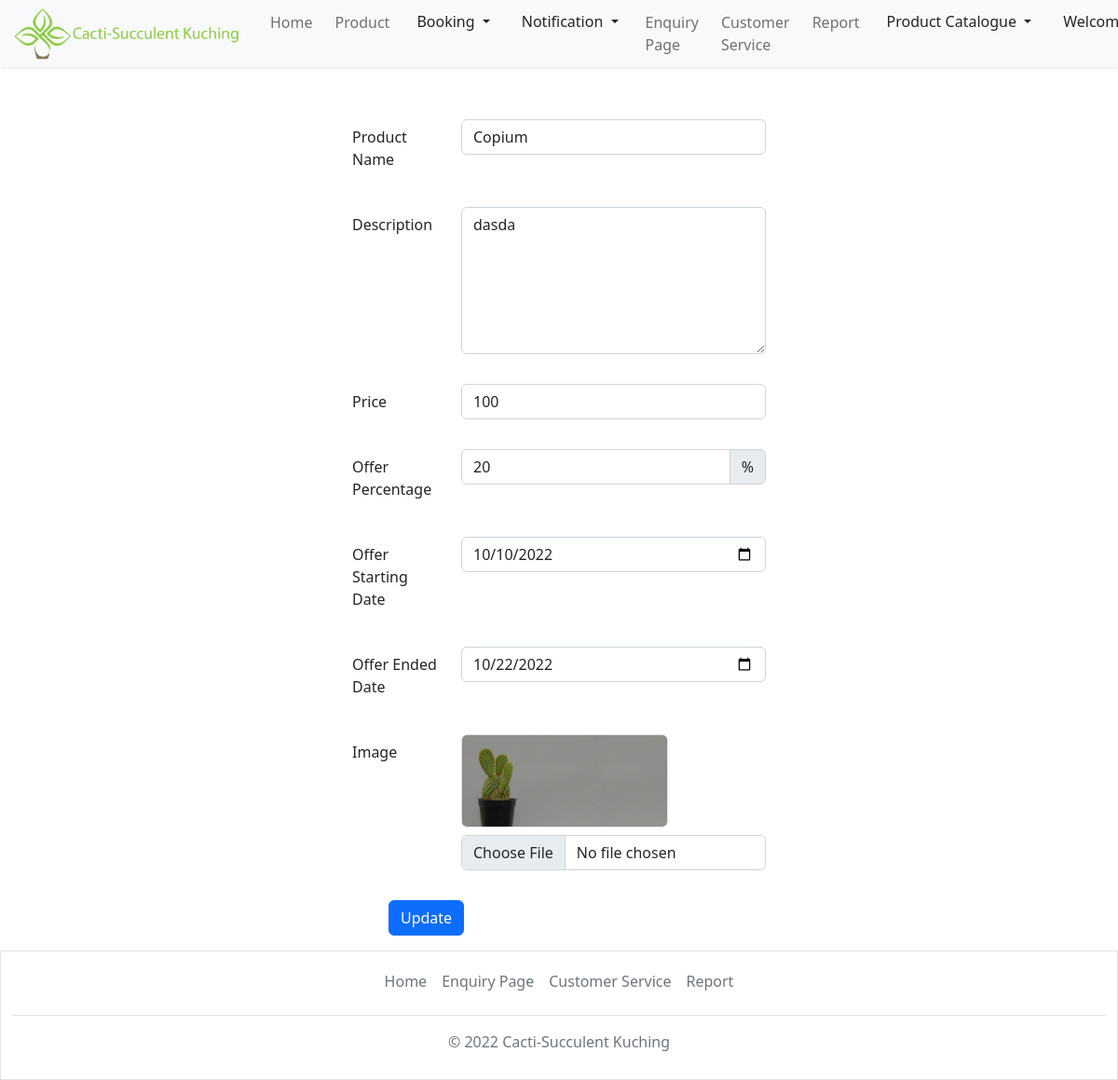
/admin/edit_banner.php?id=1002 (signed in), run on the app's committed database.
### tables this page shows
CREATE TABLE `banner` (
  `product_id` int(100) NOT NULL,
  `product_name` varchar(100) NOT NULL,
  `images` varchar(1000) DEFAULT NULL,
  `product_description` varchar(500) DEFAULT NULL,
  `product_price` varchar(100) DEFAULT NULL,
  `product_offer` int(2) DEFAULT NULL,
  `product_date_start` date DEFAULT NULL,
  `product_date_end` date DEFAULT NULL,
  `create_on` timestamp NOT NULL DEFAULT current_timestamp() ON UPDATE current_timestamp()
);

### admin/edit_banner.php (the view, shortened to what this page needs)
<?php
include('../Account.php');
?>
<!doctype html>
<html lang="en">
    <head>
        <link rel="stylesheet" href="..\styles\homepage.css">
        <link href="https://cdn.jsdelivr.net/npm/bootstrap@5.2.2/dist/css/bootstrap.min.css" rel="stylesheet">
    </head>
<body>
<nav class="navbar navbar-expand-lg">
    <div class="container-fluid fixed-top shadow-sm bg-light">
        <a class="navbar-brand" href="admin.php">
            <img src="../images\logo.png" alt="logo" style="width:250px;" class="rounded-pill">
        </a>
        <div class="collapse navbar-collapse justify-content-end" id="collapsibleNavbar">
            <ul class="navbar-nav">
                <li class="nav-item p-1">
                    <a class="nav-link" href="admin.php">Home</a>
                </li>
                <li class="nav-item p-1">
                    <a class="nav-link" href="#">Product</a>
                </li>
                <li class="nav-item p-1">
                    <div class="dropdown">
                        <button class="btn dropdown-toggle" type="button" data-bs-toggle="dropdown" aria-expanded="false">
                             Booking
                        </button>
                    </div>
                </li>
                <li class="nav-item p-1">
                    <div class="dropdown">
                        <button class="btn dropdown-toggle" type="button" data-bs-toggle="dropdown" data-bs-auto-close="false" aria-expanded="false">
                             Notification
                        </button>
                    </div>
                </li>
                <li class="nav-item p-1">
                    <a class="nav-link" href="enquiryManage.php">Enquiry Page</a>
                </li>
                <li class="nav-item p-1">
                    <a class="nav-link" href="admincustomerservice.php">Customer Service</a>
                </li>
                <li class="nav-item p-1">
                    <a class="nav-link" href="#">Report</a>
                </li>
                <li class="nav-item p-1">
                    <div class="dropdown">
                        <button class="btn dropdown-toggle" type="button" data-bs-toggle="dropdown" aria-expanded="false">
                             Product Catalogue
                        </button>
                    </div>
                </li>
                <li class="nav-item p-1">
                    <div class="dropdown">
                        <button class="btn dropdown-toggle" type="button" data-bs-toggle="dropdown" aria-expanded="false">
                             Welcome Back, <?php echo $_SESSION['user']['username']; ?>!
                        </button>
                    </div>
                </li>
            </ul>
        </div>
    </div>
</nav>
<br>
<br>
<br>
<br>
<?php
if(isset($_GET['id']))
{
    $product_id = mysqli_real_escape_string($con, $_GET['id']);
    $query = "SELECT * FROM banner WHERE product_id='$product_id' ";
    $query_run = mysqli_query($con, $query);
    if(mysqli_num_rows($query_run) > 0)
    {
        $banners = mysqli_fetch_array($query_run);
?>
<form method="post" action="Banner.php" enctype="multipart/form-data">
    <div class="row">
        <div class="col-md-12">
            <div class="form-group row col-md-5 p-3 mx-auto">
                <label class="col-form-label col-md-3">Product Name</label>
                <div class="col-md-9">
                    <input type="text" class="form-control" name="product_name" value="<?php echo $banners['product_name']?>">
                </div>
            </div>
            <div class="form-group row col-md-5 p-3 mx-auto">
                <label class="col-form-label col-md-3">Description</label>
                <div class="col-md-9">
                    <textarea type="text" class="form-control" rows="6" name="product_description"><?php echo $banners['product_description']?></textarea>
                </div>
            </div>
            <div class="form-group row col-md-5 p-3 mx-auto">
                <label class="col-form-label col-md-3">Price</label>
                <div class="col-md-9">
                    <input type="number" step="0.01" class="form-control" name="product_price" value="<?php echo $banners['product_price']?>">
                </div>
            </div>
            <div class="form-group row col-md-5 p-3 mx-auto">
                <label class="col-form-label col-md-3">Offer Percentage</label>
                <div class="col-md-9">
                    <div class=" input-group">
                        <input type="number" step="1" class="form-control" name="product_offer" value="<?php echo $banners['product_offer']?>">
                        <span class="input-group-text" id="basic-addon2">%</span>
                    </div>
                </div>
            </div>
            <div class="form-group row col-md-5 p-3 mx-auto">
                <label class="col-form-label col-md-3">Offer Starting Date</label>
                <div class="col-md-9">
                    <input type="date" class="form-control" name="product_date_start" value="<?php echo $banners['product_date_start']?>">
                </div>
            </div>
            <div class="form-group row col-md-5 p-3 mx-auto">
                <label class="col-form-label col-md-3">Offer Ended Date</label>
                <div class="col-md-9">
                    <input type="date" class="form-control" name="product_date_end" value="<?php echo $banners['product_date_end']?>">
                </div>
            </div>
            <div class="form-group row col-md-5 p-3 mx-auto">
                <label class="col-form-label col-md-3">Image</label>
                <div class="col-md-9">
                    <img src="uploadedimage\<?php echo $banners['images']; ?>" class="border rounded bg-white" style="height: 100px;">
                    <input type="file" name="images" class="mt-2 form-control">
                </div>
            </div>
            <div class="form-group row col-md-5 p-3 mx-auto">
                <label class="col-form-label col-md-1"></label>
                <div class="col-md-7">
                    <button type="submit" class="btn btn-primary" name="update_banner">Update</button>
                </div>
            </div>
        </div>
    </div>
</form>
<?php
    }
}
?>
<div class="container-fluid border" style="width: 100%;">
  <footer class="py-1 my-2 ">
  <ul class="nav justify-content-center border-bottom pb-3 mb-3">
      <li class="nav-item"><a href="admin.php" class="nav-link px-2 text-muted">Home</a></li>
      <li class="nav-item"><a href="viewEnquiry.php" class="nav-link px-2 text-muted">Enquiry Page</a></li>
      <li class="nav-item"><a href="admincustomerservice.php" class="nav-link px-2 text-muted">Customer Service</a></li>
      <li class="nav-item"><a href="#" class="nav-link px-2 text-muted">Report</a></li>
    </ul>
    <p class="text-center text-muted">© 2022 Cacti-Succulent Kuching</p>
  </footer>
</div>
</body>
</html>

### data on the page
banner: product_name "Copium", product_description "dasda", product_price "100", product_offer "20", product_date_start "10/10/2022", product_date_end "10/22/2022", images (picture)
